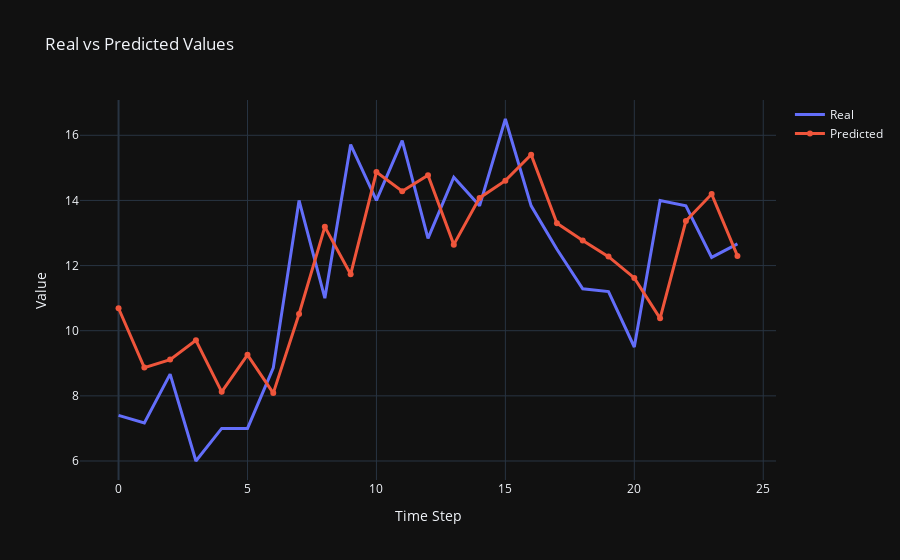
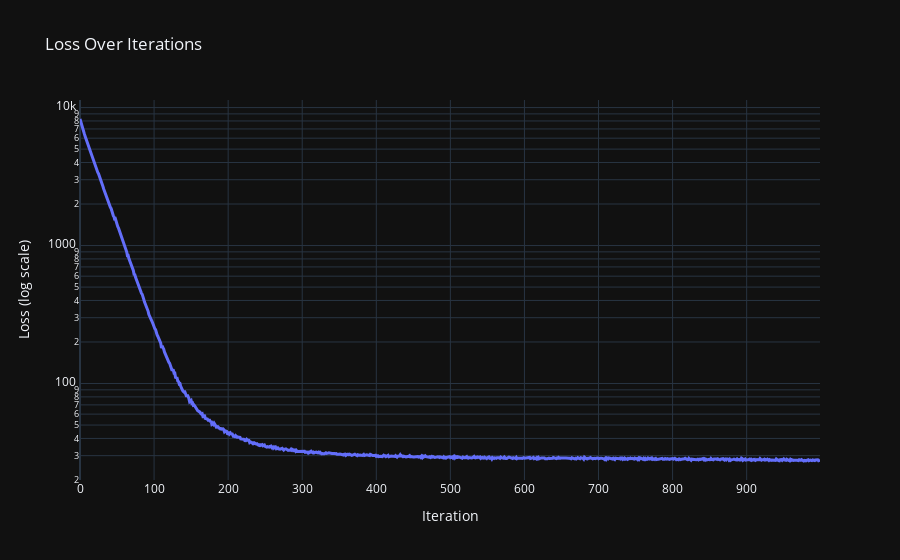

The notebook cell these images were saved under, in order:
### Code cell
# Generate predictions for the first sequence in the dataset
with torch.no_grad():
    input_seq, target_seq = sin_dataset[0]
    input_seq = input_seq.unsqueeze(0).to(device)
    predicted_seq = model(input_seq)

plot_predictions(
    target_seq.cpu().numpy(), predicted_seq.cpu().numpy().flatten()
)
plot_loss_over_iterations(losses)

### Figure 1 — Plotly figure (JSON) as saved in the notebook; plotly's stock layout.template omitted (floating-point values rounded to 4 significant figures)
{"data": [{"line": {"width": 3}, "mode": "lines", "name": "Real", "type": "scatter", "x": [0, 1, 2, 3, 4, 5, 6, 7, 8, 9, 10, 11, 12, 13, 14, 15, 16, 17, 18, 19, 20, 21, 22, 23, 24], "y": [7.4, 7.167, 8.667, 6, 7, 7, 8.857, 14, 11, 15.71, 14, 15.83, 12.83, 14.71, 13.83, 16.5, 13.83, 12.5, 11.29, 11.2, 9.5, 14, 13.83, 12.25, 12.67]}, {"line": {"width": 3}, "mode": "markers+lines", "name": "Predicted", "type": "scatter", "x": [0, 1, 2, 3, 4, 5, 6, 7, 8, 9, 10, 11, 12, 13, 14, 15, 16, 17, 18, 19, 20, 21, 22, 23, 24], "y": [10.69, 8.868, 9.112, 9.708, 8.123, 9.259, 8.084, 10.51, 13.19, 11.73, 14.87, 14.28, 14.78, 12.64, 14.08, 14.61, 15.4, 13.3, 12.77, 12.28, 11.62, 10.38, 13.37, 14.2, 12.3]}], "layout": {"title": {"text": "Real vs Predicted Values"}, "xaxis": {"title": {"text": "Time Step"}}, "yaxis": {"title": {"text": "Value"}}}}

### Figure 2 — Plotly figure (JSON) as saved in the notebook; plotly's stock layout.template omitted (floating-point values rounded to 4 significant figures; data arrays with more than 128 entries replaced by an {"elided": "..."} marker saying what was removed)
{"data": [{"line": {"width": 3}, "mode": "lines", "name": "Loss", "type": "scatter", "x": {"elided": "1000 int values"}, "y": {"elided": "1000 float values"}}], "layout": {"title": {"text": "Loss Over Iterations"}, "xaxis": {"title": {"text": "Iteration"}}, "yaxis": {"title": {"text": "Loss (log scale)"}, "type": "log"}}}
